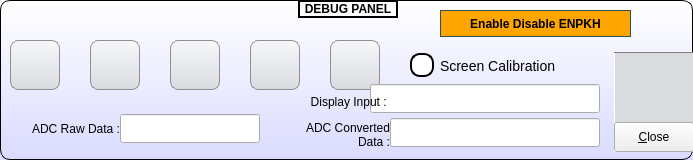
  <widget class="QGroupBox" name="debugPanel">
   <property name="geometry">
    <rect>
     <x>10</x>
     <y>434</y>
     <width>693</width>
     <height>160</height>
    </rect>
   </property>
   <property name="font">
    <font>
     <weight>75</weight>
     <bold>true</bold>
    </font>
   </property>
   <property name="styleSheet">
    <string notr="true">QGroupBox{border:1px solid black; background-color: qlineargradient(x1: 0, y1: 0, x2: 0, y2: 1,stop: 0 #ffffff, stop: 1 #dadbff);border-radius:10px;}
 QGroupBox::title {
     subcontrol-origin: margin;
     subcontrol-position: top center; /* position at the top center */
     padding: 0 3px;
	 border: 2px solid black;
 }</string>
   </property>
   <property name="title">
    <string>DEBUG PANEL</string>
   </property>
   <widget class="QPushButton" name="pushButton_16">
    <property name="geometry">
     <rect>
      <x>250</x>
      <y>40</y>
      <width>50</width>
      <height>50</height>
     </rect>
    </property>
    <property name="styleSheet">
     <string notr="true">QPushButton {border: 1px solid #8f8f91; border-radius: 8px; background-color: qlineargradient(x1: 0, y1: 0, x2: 0, y2: 1,stop: 0 #f6f7fa, stop: 1 #dadbde); color:blue;}
</string>
    </property>
    <property name="text">
     <string/>
    </property>
    <property name="icon">
     <iconset resource="pic.qrc">
      <normaloff>:/Letter-R-icon.png</normaloff>:/Letter-R-icon.png</iconset>
    </property>
    <property name="iconSize">
     <size>
      <width>48</width>
      <height>48</height>
     </size>
    </property>
   </widget>
   <widget class="QPushButton" name="pushButton_14">
    <property name="geometry">
     <rect>
      <x>90</x>
      <y>40</y>
      <width>50</width>
      <height>50</height>
     </rect>
    </property>
    <property name="styleSheet">
     <string notr="true">QPushButton {border: 1px solid #8f8f91; border-radius: 8px; background-color: qlineargradient(x1: 0, y1: 0, x2: 0, y2: 1,stop: 0 #f6f7fa, stop: 1 #dadbde); color:blue;}
</string>
    </property>
    <property name="text">
     <string/>
    </property>
    <property name="icon">
     <iconset resource="pic.qrc">
      <normaloff>:/Letter-C-icon.png</normaloff>:/Letter-C-icon.png</iconset>
    </property>
    <property name="iconSize">
     <size>
      <width>48</width>
      <height>48</height>
     </size>
    </property>
   </widget>
   <widget class="QPushButton" name="pushButton">
    <property name="geometry">
     <rect>
      <x>330</x>
      <y>40</y>
      <width>50</width>
      <height>50</height>
     </rect>
    </property>
    <property name="styleSheet">
     <string notr="true">QPushButton {border: 1px solid #8f8f91; border-radius: 8px; background-color: qlineargradient(x1: 0, y1: 0, x2: 0, y2: 1,stop: 0 #f6f7fa, stop: 1 #dadbde); color:blue;}
</string>
    </property>
    <property name="text">
     <string/>
    </property>
    <property name="icon">
     <iconset resource="pic.qrc">
      <normaloff>:/Control-Panel-icon.png</normaloff>:/Control-Panel-icon.png</iconset>
    </property>
    <property name="iconSize">
     <size>
      <width>48</width>
      <height>48</height>
     </size>
    </property>
   </widget>
   <widget class="QPushButton" name="pushButton_13">
    <property name="geometry">
     <rect>
      <x>170</x>
      <y>40</y>
      <width>50</width>
      <height>50</height>
     </rect>
    </property>
    <property name="styleSheet">
     <string notr="true">QPushButton {border: 1px solid #8f8f91; border-radius: 8px; background-color: qlineargradient(x1: 0, y1: 0, x2: 0, y2: 1,stop: 0 #f6f7fa, stop: 1 #dadbde); color:blue;}
</string>
    </property>
    <property name="text">
     <string/>
    </property>
    <property name="icon">
     <iconset resource="pic.qrc">
      <normaloff>:/Letter-G-icon.png</normaloff>:/Letter-G-icon.png</iconset>
    </property>
    <property name="iconSize">
     <size>
      <width>48</width>
      <height>48</height>
     </size>
    </property>
   </widget>
   <widget class="QPushButton" name="pushButton_15">
    <property name="geometry">
     <rect>
      <x>10</x>
      <y>40</y>
      <width>50</width>
      <height>50</height>
     </rect>
    </property>
    <property name="styleSheet">
     <string notr="true">QPushButton {border: 1px solid #8f8f91; border-radius: 8px; background-color: qlineargradient(x1: 0, y1: 0, x2: 0, y2: 1,stop: 0 #f6f7fa, stop: 1 #dadbde); color:blue;}
</string>
    </property>
    <property name="text">
     <string/>
    </property>
    <property name="icon">
     <iconset resource="pic.qrc">
      <normaloff>:/Letter-A-icon.png</normaloff>:/Letter-A-icon.png</iconset>
    </property>
    <property name="iconSize">
     <size>
      <width>48</width>
      <height>48</height>
     </size>
    </property>
   </widget>
   <widget class="QCheckBox" name="calibrateDisplay">
    <property name="geometry">
     <rect>
      <x>410</x>
      <y>50</y>
      <width>170</width>
      <height>31</height>
     </rect>
    </property>
    <property name="font">
     <font>
      <pointsize>-1</pointsize>
      <weight>50</weight>
      <italic>false</italic>
      <bold>false</bold>
     </font>
    </property>
    <property name="focusPolicy">
     <enum>Qt::NoFocus</enum>
    </property>
    <property name="styleSheet">
     <string notr="true">QCheckBox{
font: 14px;
color:black;
}
 QCheckBox::indicator {
     width: 20px;
     height:20px;
   border: 2px solid black;
	 border-radius:10;

 }
 QCheckBox::indicator::unchecked {
		background-color:white;
     }

     QCheckBox::indicator:unchecked:hover {
		background-color:white;
     }

     QCheckBox::indicator:unchecked:pressed {
		background-color:white;
     }

     QCheckBox::indicator::checked {
		background-color:#f2a400;
     }

     QCheckBox::indicator:checked:hover {
		background-color:#f2a400;
     }

     QCheckBox::indicator:checked:pressed {
		background-color:#f2a400;
     }</string>
    </property>
    <property name="text">
     <string>Screen Calibration</string>
    </property>
   </widget>
   <widget class="QGroupBox" name="haadcFrame">
    <property name="geometry">
     <rect>
      <x>614</x>
      <y>52</y>
      <width>80</width>
      <height>100</height>
     </rect>
    </property>
    <property name="font">
     <font>
      <family>DejaVu Sans</family>
     </font>
    </property>
    <property name="styleSheet">
     <string notr="true">QGroupBox{
border:1px solid white; background-color: #dadbde;border-radius:10px;
border-top:1px qlineargradient(x1: 0, y1: 0, x2: 0, y2: 1,stop: 0 #f6f7fa, stop: 1 #dadbde); border-top-right-radius: 0px;
 border-top-left-radius: 0px;
border-top:1px solid gray;
;border-bottom-right-radius: 0px;
 border-bottom-left-radius: 0px;
border-top:1px solid gray; border-top-right-radius: 0px;
 border-top-left-radius: 0px;
}
</string>
    </property>
    <property name="title">
     <string/>
    </property>
    <widget class="QPushButton" name="haadcClose">
     <property name="geometry">
      <rect>
       <x>0</x>
       <y>70</y>
       <width>80</width>
       <height>30</height>
      </rect>
     </property>
     <property name="text">
      <string>&amp;Close</string>
     </property>
    </widget>
   </widget>
   <widget class="QLabel" name="label_22">
    <property name="geometry">
     <rect>
      <x>10</x>
      <y>120</y>
      <width>110</width>
      <height>17</height>
     </rect>
    </property>
    <property name="text">
     <string>ADC Raw Data :</string>
    </property>
    <property name="alignment">
     <set>Qt::AlignRight|Qt::AlignTrailing|Qt::AlignVCenter</set>
    </property>
   </widget>
   <widget class="QLabel" name="label_23">
    <property name="geometry">
     <rect>
      <x>270</x>
      <y>120</y>
      <width>120</width>
      <height>30</height>
     </rect>
    </property>
    <property name="text">
     <string>ADC Converted
Data :</string>
    </property>
    <property name="alignment">
     <set>Qt::AlignRight|Qt::AlignTrailing|Qt::AlignVCenter</set>
    </property>
   </widget>
   <widget class="QLineEdit" name="adcRawData">
    <property name="geometry">
     <rect>
      <x>120</x>
      <y>114</y>
      <width>140</width>
      <height>29</height>
     </rect>
    </property>
    <property name="font">
     <font>
      <family>DejaVu Sans</family>
      <weight>75</weight>
      <bold>true</bold>
     </font>
    </property>
    <property name="alignment">
     <set>Qt::AlignCenter</set>
    </property>
   </widget>
   <widget class="QLineEdit" name="adcConvData">
    <property name="geometry">
     <rect>
      <x>390</x>
      <y>118</y>
      <width>210</width>
      <height>29</height>
     </rect>
    </property>
    <property name="font">
     <font>
      <family>DejaVu Sans</family>
      <weight>75</weight>
      <bold>true</bold>
     </font>
    </property>
    <property name="alignment">
     <set>Qt::AlignCenter</set>
    </property>
   </widget>
   <widget class="QLineEdit" name="displayInput">
    <property name="geometry">
     <rect>
      <x>370</x>
      <y>84</y>
      <width>230</width>
      <height>29</height>
     </rect>
    </property>
    <property name="font">
     <font>
      <family>DejaVu Sans</family>
      <weight>75</weight>
      <bold>true</bold>
     </font>
    </property>
    <property name="alignment">
     <set>Qt::AlignCenter</set>
    </property>
   </widget>
   <widget class="QLabel" name="label_25">
    <property name="geometry">
     <rect>
      <x>270</x>
      <y>87</y>
      <width>120</width>
      <height>30</height>
     </rect>
    </property>
    <property name="text">
     <string>Display Input : </string>
    </property>
    <property name="alignment">
     <set>Qt::AlignRight|Qt::AlignTrailing|Qt::AlignVCenter</set>
    </property>
   </widget>
   <widget class="QPushButton" name="pushButton_2">
    <property name="geometry">
     <rect>
      <x>440</x>
      <y>10</y>
      <width>191</width>
      <height>27</height>
     </rect>
    </property>
    <property name="styleSheet">
     <string notr="true">QPushButton {
color:black;
border: 1px solid #2D5059;
border-radius: 20px;
background-color: orange;
font:bold;
}
QPushButton:pressed {
background-color: qlineargradient(x1: 0, y1: 0, x2: 0, y2: 1,
stop: 0 #dadbde, stop: 1 #f6f7fa);
}
QPushButton:flat {
border: none; 
}
QPushButton:default {
border-color: navy; 
}

QPushButton:disabled
{
color:lightgrey;
background-color:grey
}</string>
    </property>
    <property name="text">
     <string>Enable Disable ENPKH</string>
    </property>
   </widget>
  </widget>
